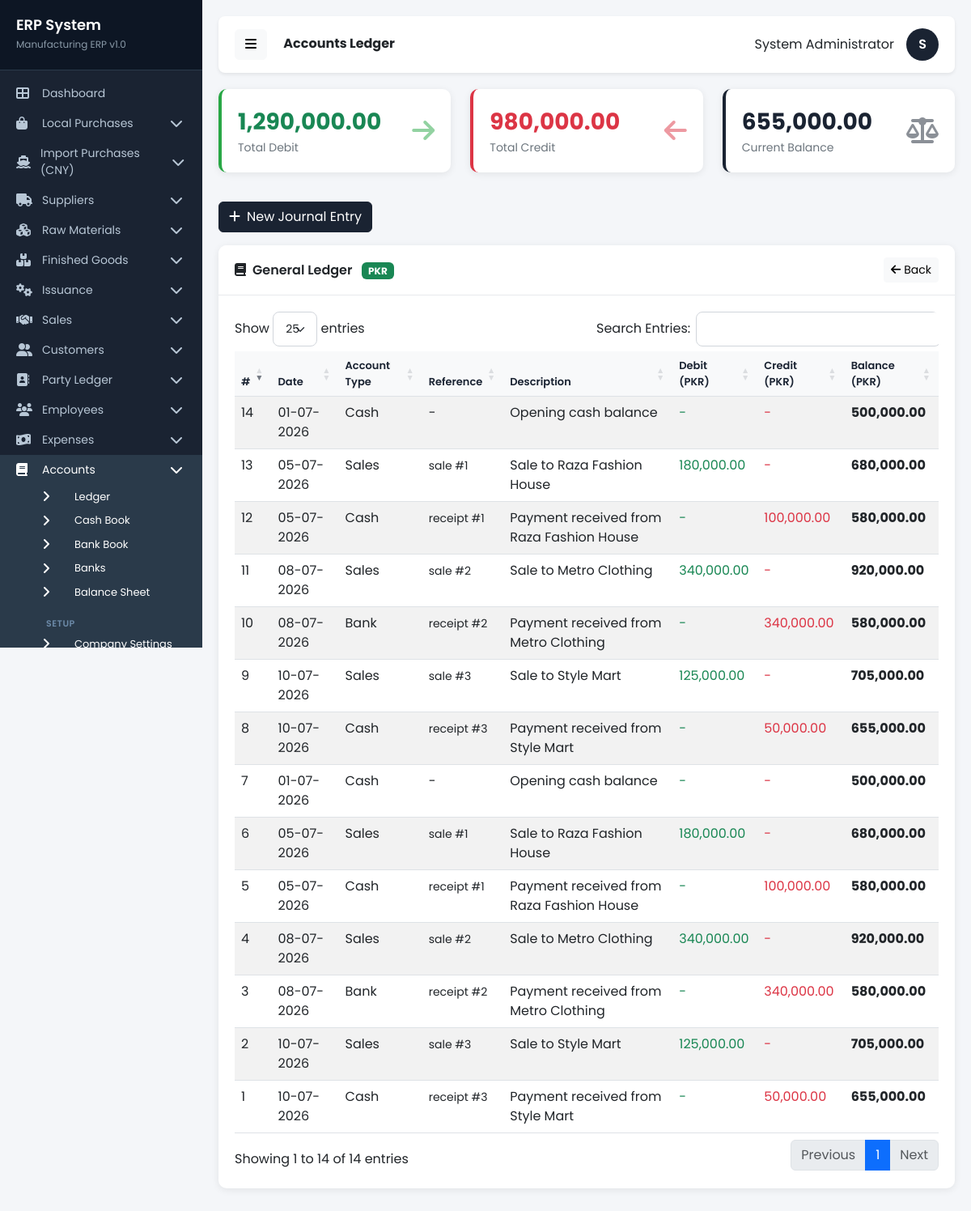
The page /pages/accounts.php (signed in) on the database its author committed.
### tables this page shows
CREATE TABLE `accounts` (
  `id` int(11) NOT NULL,
  `account_date` date DEFAULT NULL,
  `account_type` varchar(100) DEFAULT NULL,
  `reference_type` varchar(50) DEFAULT NULL,
  `reference_id` int(11) DEFAULT NULL,
  `description` text DEFAULT NULL,
  `debit` decimal(18,2) DEFAULT 0.00,
  `credit` decimal(18,2) DEFAULT 0.00,
  `balance` decimal(18,2) DEFAULT 0.00,
  `date_time` datetime DEFAULT NULL
);

### includes/database.php (called while the page is built, shortened)
<?php
$db = new mysqli(DB_HOST, DB_USER, DB_PASS, DB_NAME);
$db->set_charset("utf8");
function executePrepared($sql, $types = '', $params = []) {
    global $db;
    $stmt = $db->prepare($sql);
    $stmt->execute();
    return $stmt;
}
function getRow($sql, $types = '', $params = []) {
    $stmt = executePrepared($sql, $types, $params);
    $result = $stmt->get_result();
    $row = $result->fetch_assoc();
    return $row;
}
function getRows($sql, $types = '', $params = []) {
    $stmt = executePrepared($sql, $types, $params);
    $result = $stmt->get_result();
    $rows = [];
    while ($row = $result->fetch_assoc()) {
        $rows[] = $row;
    }
    return $rows;
}
function formatCurrency($amount) {
    return number_format($amount, 2);
}
?>

### pages/accounts.php (the view, shortened to what this page needs)
<?php
require_once '../includes/database.php';
$sql = "SELECT * FROM accounts ORDER BY id DESC";
$entries = getRows($sql);
$summary = getRow("SELECT COALESCE(SUM(debit), 0) as total_debit, COALESCE(SUM(credit), 0) as total_credit FROM accounts");
$lastEntry = getRow("SELECT balance FROM accounts ORDER BY id DESC LIMIT 1");
$currentBalance = $lastEntry ? (float)$lastEntry['balance'] : 0;
include '../includes/header.php';
include '../includes/sidebar.php';
?>
<div class="row mb-3">
    <div class="col-md-4">
        <div class="stat-card" style="border-left-color: #28a745;">
            <div class="d-flex justify-content-between align-items-center">
                <div>
                    <div class="stat-number text-success"><?php echo formatCurrency($summary['total_debit']); ?></div>
                    <div class="stat-label">Total Debit</div>
                </div>
                <div class="stat-icon" style="color: #28a745;">
                    <i class="fas fa-arrow-right"></i>
                </div>
            </div>
        </div>
    </div>
    <div class="col-md-4">
        <div class="stat-card" style="border-left-color: #dc3545;">
            <div class="d-flex justify-content-between align-items-center">
                <div>
                    <div class="stat-number text-danger"><?php echo formatCurrency($summary['total_credit']); ?></div>
                    <div class="stat-label">Total Credit</div>
                </div>
                <div class="stat-icon" style="color: #dc3545;">
                    <i class="fas fa-arrow-left"></i>
                </div>
            </div>
        </div>
    </div>
    <div class="col-md-4">
        <div class="stat-card" style="border-left-color: #1a2332;">
            <div class="d-flex justify-content-between align-items-center">
                <div>
                    <div class="stat-number"><?php echo formatCurrency($currentBalance); ?></div>
                    <div class="stat-label">Current Balance</div>
                </div>
                <div class="stat-icon">
                    <i class="fas fa-balance-scale"></i>
                </div>
            </div>
        </div>
    </div>
</div>
<div class="row mb-3">
    <div class="col-12">
        <button type="button" class="btn btn-primary" data-bs-toggle="modal" data-bs-target="#entryModal">
            <i class="fas fa-plus me-2"></i>New Journal Entry
        </button>
    </div>
</div>
<div class="row">
    <div class="col-12">
        <div class="card">
            <div class="card-header d-flex justify-content-between align-items-center">
                <span><i class="fas fa-book me-2"></i>General Ledger
                <span class="ms-2 badge bg-success">PKR</span></span>
                <a href="../index.php" class="btn btn-light btn-sm"><i class="fas fa-arrow-left me-1"></i>Back</a>
            </div>
            <div class="card-body">
                <div class="table-responsive">
                    <table class="table table-striped table-hover" id="accountTable">
                        <thead>
                            <tr>
                                <th>#</th>
                                <th>Date</th>
                                <th>Account Type</th>
                                <th>Reference</th>
                                <th>Description</th>
                                <th>Debit (PKR)</th>
                                <th>Credit (PKR)</th>
                                <th>Balance (PKR)</th>
                            </tr>
                        </thead>
                        <tbody>
                            <?php if (count($entries) > 0): ?>
                                <?php $counter = 1; ?>
                                <?php foreach ($entries as $entry): ?>
                                    <tr>
                                        <td><?php echo $counter++; ?></td>
                                        <td><?php echo date('d-m-Y', strtotime($entry['account_date'])); ?></td>
                                        <td><?php echo htmlspecialchars($entry['account_type']); ?></td>
                                        <td>
                                            <?php if ($entry['reference_type']): ?>
                                                <small><?php echo htmlspecialchars($entry['reference_type'] . ' #' . $entry['reference_id']); ?></small>
                                            <?php else: ?>
                                                -
                                            <?php endif; ?>
                                        </td>
                                        <td><?php echo htmlspecialchars($entry['description'] ?: '-'); ?></td>
                                        <td class="text-success"><?php echo $entry['debit'] > 0 ? formatCurrency($entry['debit']) : '-'; ?></td>
                                        <td class="text-danger"><?php echo $entry['credit'] > 0 ? formatCurrency($entry['credit']) : '-'; ?></td>
                                        <td><strong><?php echo formatCurrency($entry['balance']); ?></strong></td>
                                    </tr>
                                <?php endforeach; ?>
                            <?php endif; ?>
                        </tbody>
                    </table>
                </div>
            </div>
        </div>
    </div>
</div>
<link rel="stylesheet" href="https://cdn.datatables.net/1.13.4/css/dataTables.bootstrap5.min.css">
<?php
include '../includes/footer.php';
?>

### rows shown on the page
accounts: balance "655,000.00", account_date "10-07-2026", account_type "Cash", reference_type+reference "receipt #3", description "Payment received from Style Mart", credit "50,000.00"
accounts: account_date "10-07-2026", account_type "Cash", reference_type+reference "receipt #3", description "Payment received from Style Mart", credit "50,000.00", balance "655,000.00"
accounts: account_date "10-07-2026", account_type "Sales", reference_type+reference "sale #3", description "Sale to Style Mart", debit "125,000.00", balance "705,000.00"
accounts: account_date "08-07-2026", account_type "Bank", reference_type+reference "receipt #2", description "Payment received from Metro Clothing", credit "340,000.00", balance "580,000.00"
accounts: account_date "08-07-2026", account_type "Sales", reference_type+reference "sale #2", description "Sale to Metro Clothing", debit "340,000.00", balance "920,000.00"
accounts: account_date "05-07-2026", account_type "Cash", reference_type+reference "receipt #1", description "Payment received from Raza Fashion House", credit "100,000.00", balance "580,000.00"
accounts: account_date "05-07-2026", account_type "Sales", reference_type+reference "sale #1", description "Sale to Raza Fashion House", debit "180,000.00", balance "680,000.00"
accounts: account_date "01-07-2026", account_type "Cash", description "Opening cash balance", balance "500,000.00"
accounts: account_date "10-07-2026", account_type "Sales", reference_type+reference "sale #3", description "Sale to Style Mart", debit "125,000.00", balance "705,000.00"
accounts: account_date "08-07-2026", account_type "Bank", reference_type+reference "receipt #2", description "Payment received from Metro Clothing", credit "340,000.00", balance "580,000.00"
accounts: account_date "08-07-2026", account_type "Sales", reference_type+reference "sale #2", description "Sale to Metro Clothing", debit "340,000.00", balance "920,000.00"
accounts: account_date "05-07-2026", account_type "Cash", reference_type+reference "receipt #1", description "Payment received from Raza Fashion House", credit "100,000.00", balance "580,000.00"
accounts: account_date "05-07-2026", account_type "Sales", reference_type+reference "sale #1", description "Sale to Raza Fashion House", debit "180,000.00", balance "680,000.00"
accounts: account_date "01-07-2026", account_type "Cash", description "Opening cash balance", balance "500,000.00"

### other values the page prints
$pageTitle "Accounts Ledger"
$_SESSION['full_name'] "System Administrator"
substr($_SESSION['full_name'], 0, 1) "S"
formatCurrency($summary['total_debit']) "1,290,000.00"
formatCurrency($summary['total_credit']) "980,000.00"
